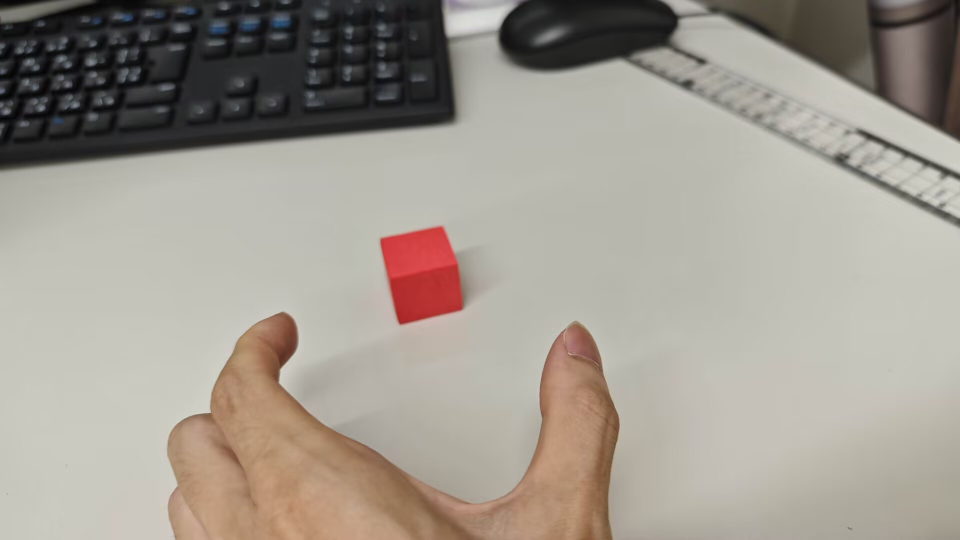
#> input picture T1.jpg, 1920 x 1080 px (shown at 1/2 size)
$ python -i analyze_grasp.py   (imports and definitions only)
#> lines starting #> are read from the running program, lines starting #| are printed output that depends on the picture; after the words box and inside, x2 and y2 are one past the last pixel; in counts of white or black regions, pixels touching at a corner belong together
#> further down, picture is the input picture: shape (1080, 1920, 3); mean B, G, R 144, 153.7, 160.3
"""
analyze_grasp_mp.py
用 MediaPipe 测指距 + 颜色测方块面积,分析抓取视频

MediaPipe负责手(拇指尖4、食指尖8),不受方块干扰
颜色检测负责红方块面积,并排除肤色区域避免把手当红色

依赖: pip install mediapipe opencv-python matplotlib

用法: 改 VIDEO_PATH,运行
"""

import cv2
import numpy as np
import matplotlib.pyplot as plt
import mediapipe as mp

# ─────── 配置 ───────
VIDEO_PATH = r"C:\MineApp\Code\Multimodal_Imitation_Learning\VID_20260820_224047.mp4"

BLACK_LOWER = np.array([0, 0, 0])
BLACK_UPPER = np.array([180, 255, 80])
MIN_CUBE_AREA = 3000
# ────────────────────

mp_hands = mp.solutions.hands
mp_draw  = mp.solutions.drawing_utils
K = np.ones((5,5), np.uint8)

THUMB_TIP = 4
INDEX_TIP = 8


def detect_cube(frame, hand_mask=None):
    """颜色检测红方块,返回(面积, 框)"""
    hsv = cv2.cvtColor(frame, cv2.COLOR_BGR2HSV)
#> hsv: shape (1080, 1920, 3); mean H, S, V 32.3, 27.5, 160.7
    black = cv2.inRange(hsv, BLACK_LOWER, BLACK_UPPER)
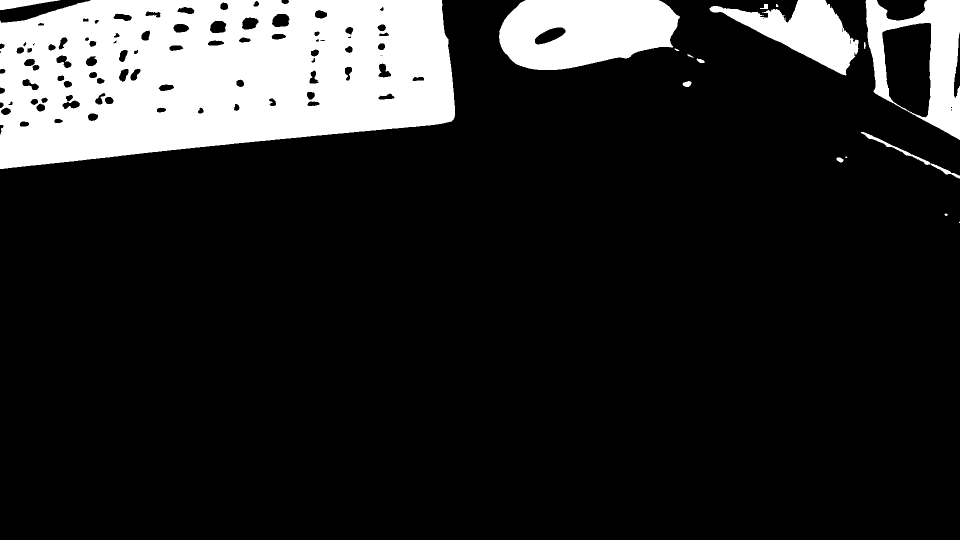
#> black: shape (1080, 1920) (shown at 1/2 size); 15.7% white; 17 white regions (2 under 20 px), largest, box (x1, y1, x2, y2) and area: (0, 0, 910, 338) 241358, (998, 0, 1360, 140) 39456, (1731, 0, 1920, 280) 22924
    # 排除手的区域(手是亮的,一般不会被当黑色,但保险起见保留)
    if hand_mask is not None:
        black = cv2.bitwise_and(black, cv2.bitwise_not(hand_mask))
    black = cv2.morphologyEx(black, cv2.MORPH_OPEN, K)
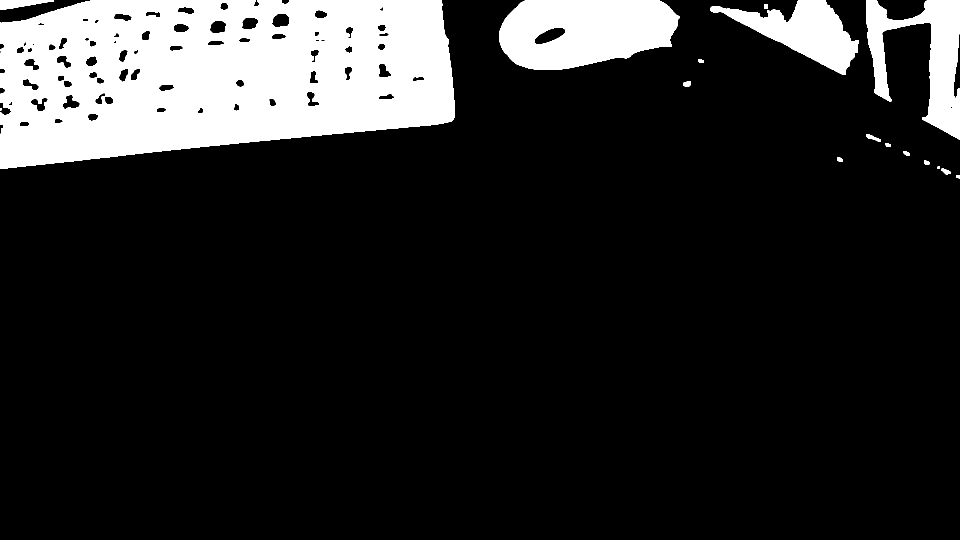
#> black: shape (1080, 1920) (shown at 1/2 size); 15.6% white; 17 white regions (1 under 20 px), largest, box (x1, y1, x2, y2) and area: (0, 0, 910, 338) 240947, (998, 0, 1359, 140) 39438, (1732, 0, 1920, 279) 22700
    black = cv2.morphologyEx(black, cv2.MORPH_CLOSE, K)
#> black: shape (1080, 1920); 15.7% white; 14 white regions
    cnts,_ = cv2.findContours(black, cv2.RETR_EXTERNAL, cv2.CHAIN_APPROX_SIMPLE)
#> cnts = 14 contours; largest, box (x1, y1, x2, y2) and area: (0, 0, 910, 338) 254663, (998, 0, 1359, 140) 40233, (1732, 0, 1920, 279) 22118, (1420, 0, 1717, 150) 18296, (0, 0, 108, 20) 1134
    if not cnts:
        return 0, None
    c = max(cnts, key=cv2.contourArea)
#> c = contour of 424 points, box (x1, y1, x2, y2) (0, 0, 910, 338), area 254663
    area = cv2.contourArea(c)
#> area = 254663
    if area < MIN_CUBE_AREA:
        return 0, None
    return area, cv2.boundingRect(c)


# [108 lines left out: function main, not called in this run]


# [2 lines not run here, left out]

>>> import cv2
>>> picture = cv2.imread('T1.jpg')
>>> result = detect_cube(picture)
#> result = (254663, (0, 0, 910, 338))
